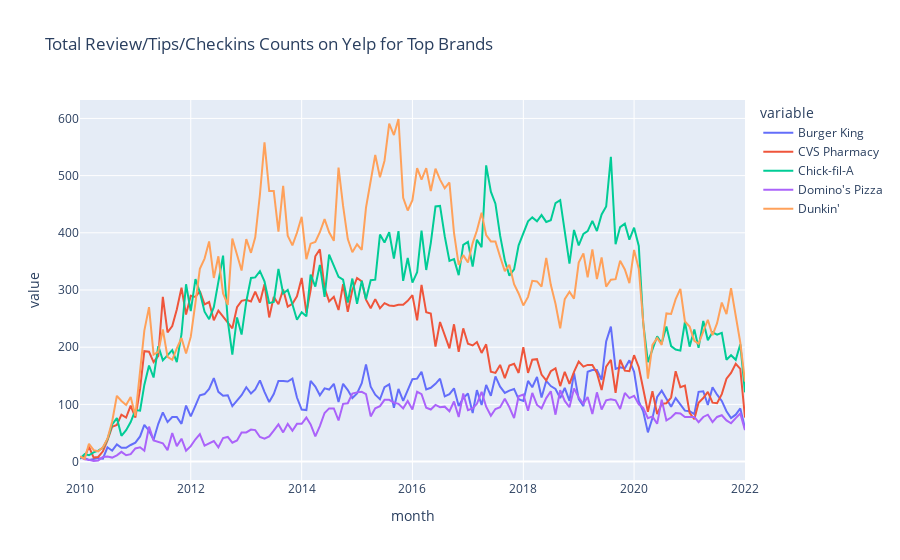

Notebook cell for this chart:
### Code cell
real_final_table['2010':].iloc[:, 0:5].plot(title = 'Total Review/Tips/Checkins Counts on Yelp for Top Brands')

### Figure 1 — Plotly figure (JSON) as saved in the notebook; plotly's stock layout.template omitted (floating-point values rounded to 4 significant figures; data arrays with more than 128 entries replaced by an {"elided": "..."} marker saying what was removed)
{"data": [{"hovertemplate": "variable=Burger King<br>month=%{x}<br>value=%{y}<extra></extra>", "legendgroup": "Burger King", "line": {"color": "#636efa", "dash": "solid"}, "marker": {"symbol": "circle"}, "mode": "lines", "name": "Burger King", "orientation": "v", "showlegend": true, "type": "scatter", "x": {"elided": "145 str values"}, "xaxis": "x", "y": {"elided": "145 int values"}, "yaxis": "y"}, {"hovertemplate": "variable=CVS Pharmacy<br>month=%{x}<br>value=%{y}<extra></extra>", "legendgroup": "CVS Pharmacy", "line": {"color": "#EF553B", "dash": "solid"}, "marker": {"symbol": "circle"}, "mode": "lines", "name": "CVS Pharmacy", "orientation": "v", "showlegend": true, "type": "scatter", "x": {"elided": "145 str values"}, "xaxis": "x", "y": {"elided": "145 int values"}, "yaxis": "y"}, {"hovertemplate": "variable=Chick-fil-A<br>month=%{x}<br>value=%{y}<extra></extra>", "legendgroup": "Chick-fil-A", "line": {"color": "#00cc96", "dash": "solid"}, "marker": {"symbol": "circle"}, "mode": "lines", "name": "Chick-fil-A", "orientation": "v", "showlegend": true, "type": "scatter", "x": {"elided": "145 str values"}, "xaxis": "x", "y": {"elided": "145 int values"}, "yaxis": "y"}, {"hovertemplate": "variable=Domino's Pizza<br>month=%{x}<br>value=%{y}<extra></extra>", "legendgroup": "Domino's Pizza", "line": {"color": "#ab63fa", "dash": "solid"}, "marker": {"symbol": "circle"}, "mode": "lines", "name": "Domino's Pizza", "orientation": "v", "showlegend": true, "type": "scatter", "x": {"elided": "145 str values"}, "xaxis": "x", "y": {"elided": "145 int values"}, "yaxis": "y"}, {"hovertemplate": "variable=Dunkin'<br>month=%{x}<br>value=%{y}<extra></extra>", "legendgroup": "Dunkin'", "line": {"color": "#FFA15A", "dash": "solid"}, "marker": {"symbol": "circle"}, "mode": "lines", "name": "Dunkin'", "orientation": "v", "showlegend": true, "type": "scatter", "x": {"elided": "145 str values"}, "xaxis": "x", "y": {"elided": "145 int values"}, "yaxis": "y"}], "layout": {"legend": {"title": {"text": "variable"}, "tracegroupgap": 0}, "title": {"text": "Total Review/Tips/Checkins Counts on Yelp for Top Brands"}, "xaxis": {"anchor": "y", "domain": [0, 1], "title": {"text": "month"}}, "yaxis": {"anchor": "x", "domain": [0, 1], "title": {"text": "value"}}}}
